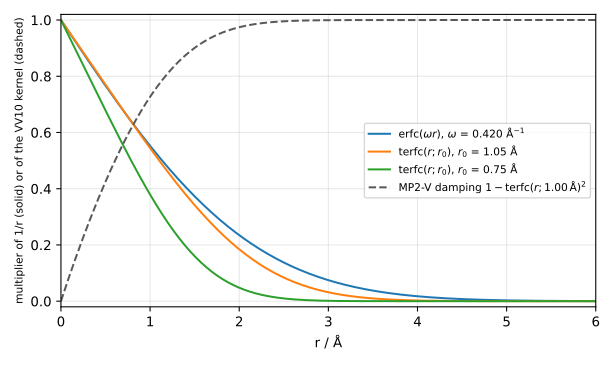

The script that saved this image:
"""Short-range attenuators of chapter 10, as fractions of 1/r.

Writes attenuators.svg next to this file. Analytic only (no ferric run):

* erfc(omega r) at omega = 0.420 1/Angstrom, the att-rimp2 erfc default;
* terfc(r; r0) = 1 - (erf(w(r - r0)) + erf(w(r + r0)))/2 with the
  curvature link w = 1/(r0 sqrt 2) (ferric-integrals operator.rs
  Operator::terfc), at r0 = 1.05 Angstrom (the att-rimp2 terfc default and
  the SCS-MP2(2terfc) r0^(2)) and 0.75 Angstrom (its r0^(1));
* the MP2-V VV10 damping 1 - terfc(r; r0)^2 at r0 = 1.00 Angstrom
  (ferric-dft vv10.rs Vv10Damping::Terfc).

Run: python book/src/figures/10-mp2/attenuators.py
"""

from math import erf, erfc, sqrt
from pathlib import Path

import matplotlib

matplotlib.use("svg")
import matplotlib.pyplot as plt  # noqa: E402

plt.rcParams["svg.hashsalt"] = "ferric-book"


def terfc(r: float, r0: float) -> float:
    w = 1.0 / (r0 * sqrt(2.0))
    return 1.0 - 0.5 * (erf(w * (r - r0)) + erf(w * (r + r0)))


def main() -> None:
    rs = [6.0 * k / 600 for k in range(601)]  # Angstrom
    fig, ax = plt.subplots(figsize=(6.4, 3.8))
    ax.plot(
        rs,
        [erfc(0.420 * r) for r in rs],
        label=r"erfc($\omega r$), $\omega$ = 0.420 Å$^{-1}$",
    )
    ax.plot(rs, [terfc(r, 1.05) for r in rs], label=r"terfc($r; r_0$), $r_0$ = 1.05 Å")
    ax.plot(rs, [terfc(r, 0.75) for r in rs], label=r"terfc($r; r_0$), $r_0$ = 0.75 Å")
    ax.plot(
        rs,
        [1.0 - terfc(r, 1.00) ** 2 for r in rs],
        "--",
        color="0.35",
        label=r"MP2-V damping $1-\mathrm{terfc}(r; 1.00\,\mathrm{Å})^2$",
    )
    ax.set_xlabel("r / Å")
    ax.set_ylabel(
        "multiplier of 1/r (solid) or of the VV10 kernel (dashed)", fontsize=8
    )
    ax.set_xlim(0.0, 6.0)
    ax.set_ylim(-0.02, 1.02)
    ax.grid(alpha=0.3)
    ax.legend(fontsize=8, loc="center right")
    fig.tight_layout()
    out = Path(__file__).with_suffix(".svg")
    fig.savefig(out, metadata={"Date": None, "Title": "attenuators (analytic)"})


if __name__ == "__main__":
    main()
